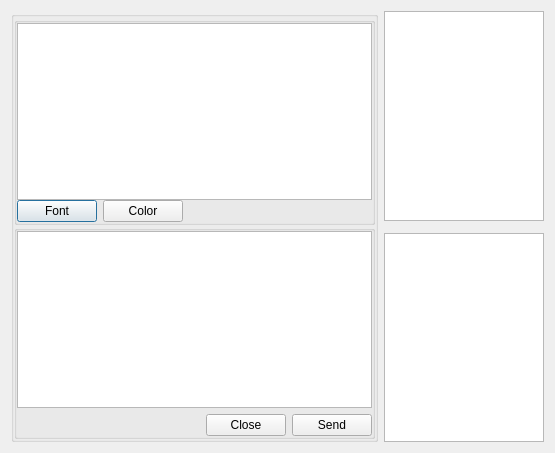
<?xml version="1.0" encoding="UTF-8"?>
<ui version="4.0">
 <class>DialogChatRoom</class>
 <widget class="QDialog" name="DialogChatRoom">
  <property name="geometry">
   <rect>
    <x>0</x>
    <y>0</y>
    <width>555</width>
    <height>453</height>
   </rect>
  </property>
  <property name="windowTitle">
   <string>Dialog</string>
  </property>
  <layout class="QGridLayout" name="gridLayout_3">
   <item row="0" column="0" rowspan="3">
    <widget class="QGroupBox" name="groupBoxChat">
	  <property name="qssGroup" stdset="0">
	   <string>GroupBoxNoBorder</string>
	  </property>
     <property name="title">
      <string/>
     </property>
     <layout class="QVBoxLayout" name="verticalLayout">
      <property name="spacing">
       <number>0</number>
      </property>
      <property name="margin">
       <number>0</number>
      </property>
      <item>
       <widget class="QGroupBox" name="groupBoxOutput">
	  <property name="qssGroup" stdset="0">
	   <string>GroupBoxNoBorder</string>
	  </property>
        <property name="autoFillBackground">
         <bool>false</bool>
        </property>
        <layout class="QGridLayout" name="gridLayout_2">
         <property name="verticalSpacing">
          <number>0</number>
         </property>
         <property name="margin">
          <number>0</number>
         </property>
         <item row="2" column="0">
          <widget class="QPushButton" name="btnFont">
           <property name="sizePolicy">
            <sizepolicy hsizetype="Minimum" vsizetype="Minimum">
             <horstretch>0</horstretch>
             <verstretch>0</verstretch>
            </sizepolicy>
           </property>
           <property name="text">
            <string>Font</string>
           </property>
           <property name="qssGroup" stdset="0">
            <string>ToolButton</string>
           </property>
          </widget>
         </item>
         <item row="2" column="1">
          <widget class="QPushButton" name="btnColor">
           <property name="sizePolicy">
            <sizepolicy hsizetype="Minimum" vsizetype="Minimum">
             <horstretch>0</horstretch>
             <verstretch>0</verstretch>
            </sizepolicy>
           </property>
           <property name="text">
            <string>Color</string>
           </property>
           <property name="qssGroup" stdset="0">
            <string>ToolButton</string>
           </property>
          </widget>
         </item>
         <item row="2" column="2">
          <widget class="QLabel" name="labelTip">
           <property name="text">
            <string/>
           </property>
          </widget>
         </item>
         <item row="0" column="0" colspan="5">
          <widget class="QTextEdit" name="textEditOutput"/>
         </item>
         <item row="2" column="3">
          <spacer name="horizontalSpacer">
           <property name="orientation">
            <enum>Qt::Horizontal</enum>
           </property>
          </spacer>
         </item>
        </layout>
       </widget>
      </item>
      <item>
       <widget class="QGroupBox" name="groupBoxInput">
	  <property name="qssGroup" stdset="0">
	   <string>GroupBoxNoBorder</string>
	  </property>
        <layout class="QGridLayout" name="gridLayout">
         <property name="margin">
          <number>0</number>
         </property>
         <item row="5" column="5">
          <widget class="QPushButton" name="btnClose">
           <property name="sizePolicy">
            <sizepolicy hsizetype="Minimum" vsizetype="Minimum">
             <horstretch>0</horstretch>
             <verstretch>0</verstretch>
            </sizepolicy>
           </property>
           <property name="text">
            <string>Close</string>
           </property>
           <property name="qssGroup" stdset="0">
            <string>ToolButton</string>
           </property>
          </widget>
         </item>
         <item row="5" column="4">
          <spacer name="horizontalSpacer_3">
           <property name="orientation">
            <enum>Qt::Horizontal</enum>
           </property>
           <property name="sizeHint" stdset="0">
            <size>
             <width>40</width>
             <height>20</height>
            </size>
           </property>
          </spacer>
         </item>
         <item row="3" column="4" colspan="3">
          <widget class="QTextEdit" name="textEditInput">
           <property name="sizePolicy">
            <sizepolicy hsizetype="Expanding" vsizetype="Expanding">
             <horstretch>0</horstretch>
             <verstretch>0</verstretch>
            </sizepolicy>
           </property>
          </widget>
         </item>
         <item row="5" column="6">
          <widget class="QPushButton" name="btnSend">
           <property name="sizePolicy">
            <sizepolicy hsizetype="Minimum" vsizetype="Minimum">
             <horstretch>0</horstretch>
             <verstretch>0</verstretch>
            </sizepolicy>
           </property>
           <property name="text">
            <string>Send</string>
           </property>
           <property name="qssGroup" stdset="0">
            <string>ToolButton</string>
           </property>
          </widget>
         </item>
        </layout>
       </widget>
      </item>
     </layout>
    </widget>
   </item>
   <item row="0" column="1">
    <widget class="QTextEdit" name="textEditContactInfo">
     <property name="sizePolicy">
      <sizepolicy hsizetype="Maximum" vsizetype="Expanding">
       <horstretch>0</horstretch>
       <verstretch>0</verstretch>
      </sizepolicy>
     </property>
     <property name="minimumSize">
      <size>
       <width>160</width>
       <height>0</height>
      </size>
     </property>
     <property name="maximumSize">
      <size>
       <width>160</width>
       <height>16777215</height>
      </size>
     </property>
    </widget>
   </item>
   <item row="2" column="1">
    <widget class="QTextEdit" name="textEditMyInfo">
     <property name="sizePolicy">
      <sizepolicy hsizetype="Maximum" vsizetype="Expanding">
       <horstretch>0</horstretch>
       <verstretch>0</verstretch>
      </sizepolicy>
     </property>
     <property name="minimumSize">
      <size>
       <width>160</width>
       <height>0</height>
      </size>
     </property>
     <property name="maximumSize">
      <size>
       <width>160</width>
       <height>16777215</height>
      </size>
     </property>
    </widget>
   </item>
  </layout>
 </widget>
 <resources/>
 <connections/>
</ui>
